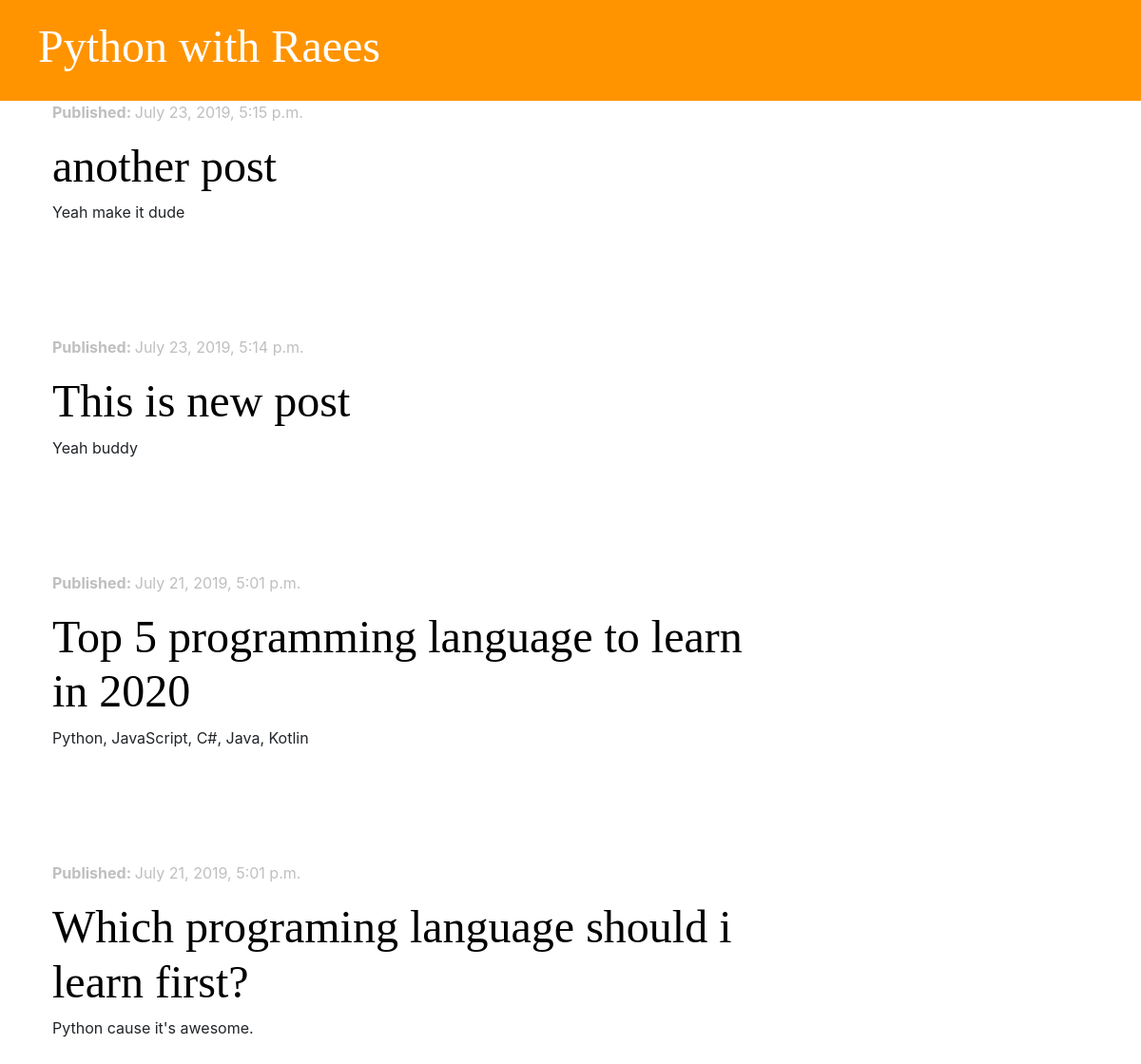
The app's page /, older data.
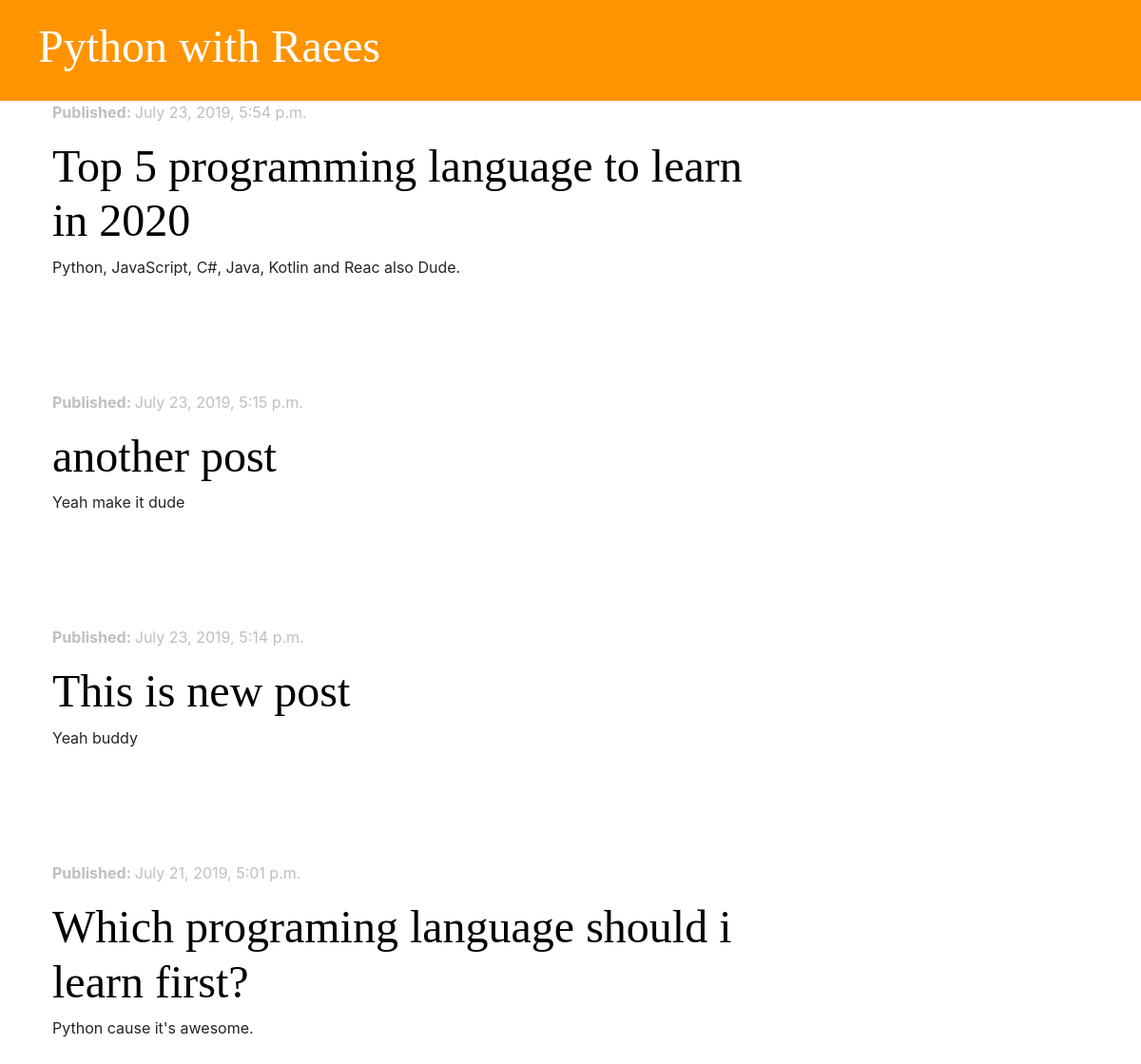
The same page, newer data.
### blog/models.py (models this page shows, shortened)
class Post(models.Model):
    author         = models.ForeignKey('auth.User', on_delete=models.CASCADE)
    title          = models.CharField(max_length=200)
    body           = models.TextField()
    created_date   = models.DateTimeField(default=timezone.now)
    published_date = models.DateTimeField(blank=True, null=True)

### blog/views.py (the view)
# urls.py: path('', views.post_list, name='post_list'),
def post_list(request):
    posts = Post.objects.filter(published_date__lte=timezone.now()).order_by('-published_date')
    stuff_for_frontend = {'posts': posts}
    return render(request, 'blog/post_list.html', stuff_for_frontend)

### blog/templates/blog/post_list.html
{% extends 'blog/base.html' %}
{% block content %}
    {% for post in posts %}
        <div class="post">
            <div class="date">
                <p> <strong>Published: </strong> {{ post.published_date }}</p>
            </div>
            <h2><a href="{% url 'post_detail' pk=post.pk %}"> {{ post.title }} </a></h2>
            <p> {{ post.body|linebreaksbr }} </p>
        </div>
        <br>
        <br>
    {% endfor %}
{% endblock %}

Row changes from the older to the newer data that the page shows:
changed Post: published_date "July 21, 2019, 5:01 p.m." → "July 23, 2019, 5:54 p.m."; body "Python, JavaScript, C#, Java, Kotlin" → "Python, JavaScript, C#, Java, Kotlin and Reac also Dude."; moves up the list
